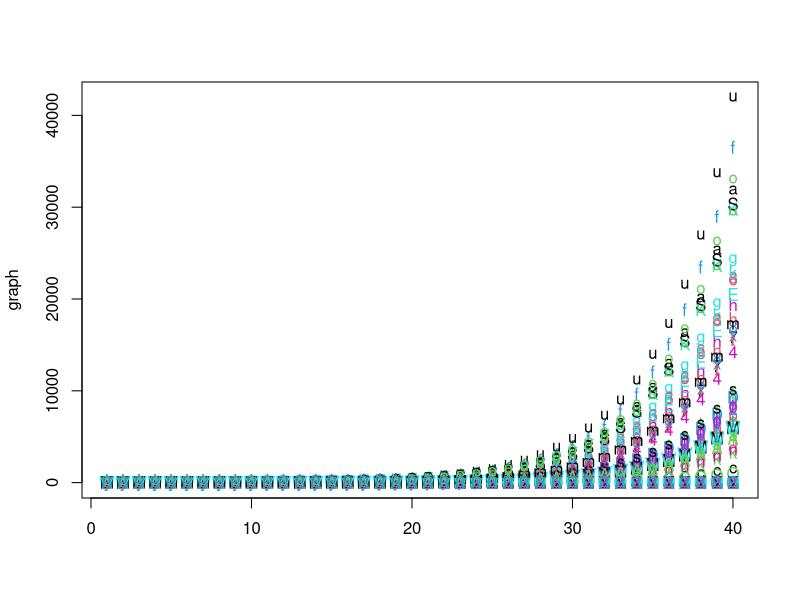
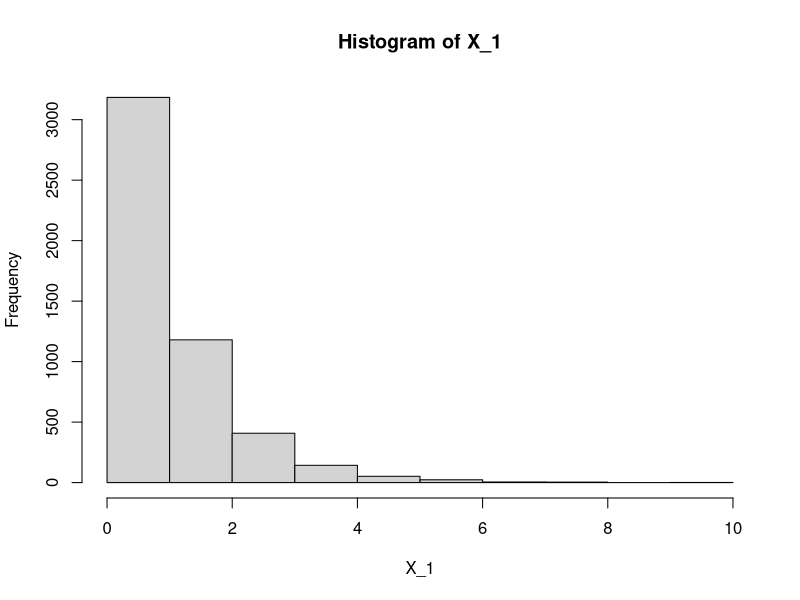
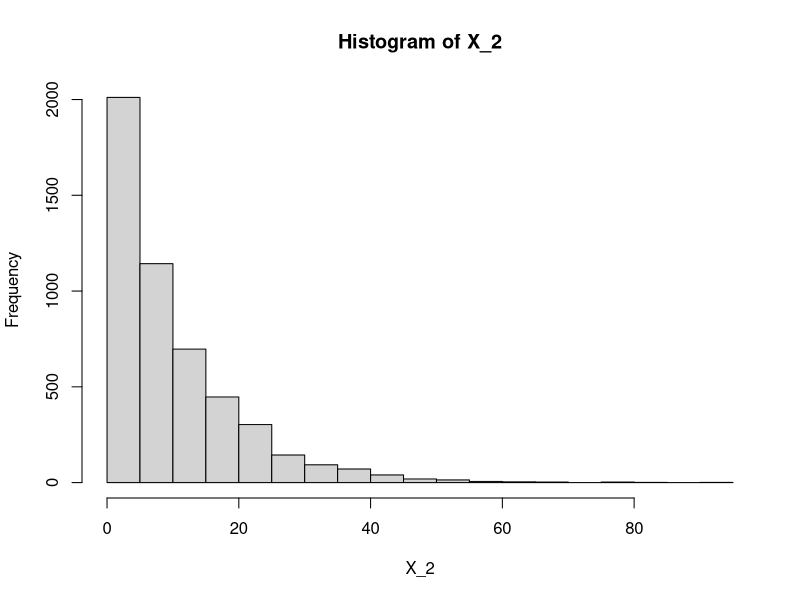
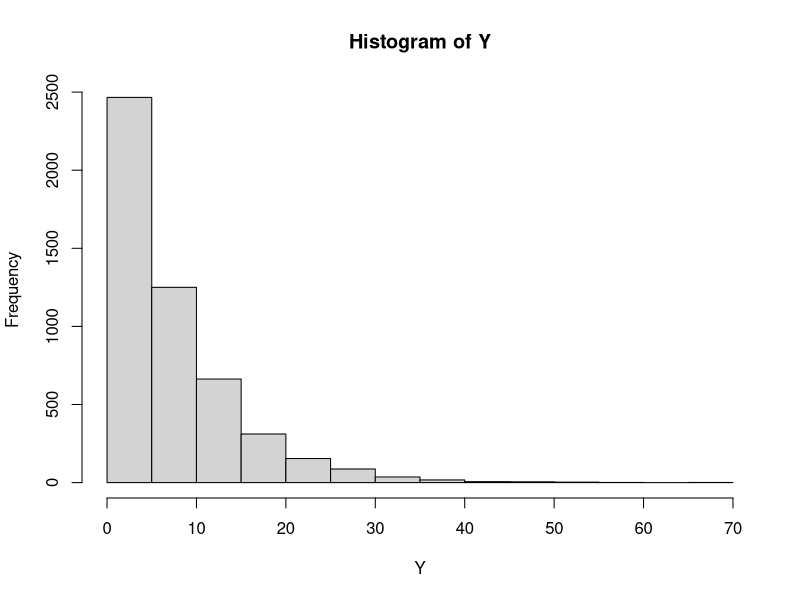
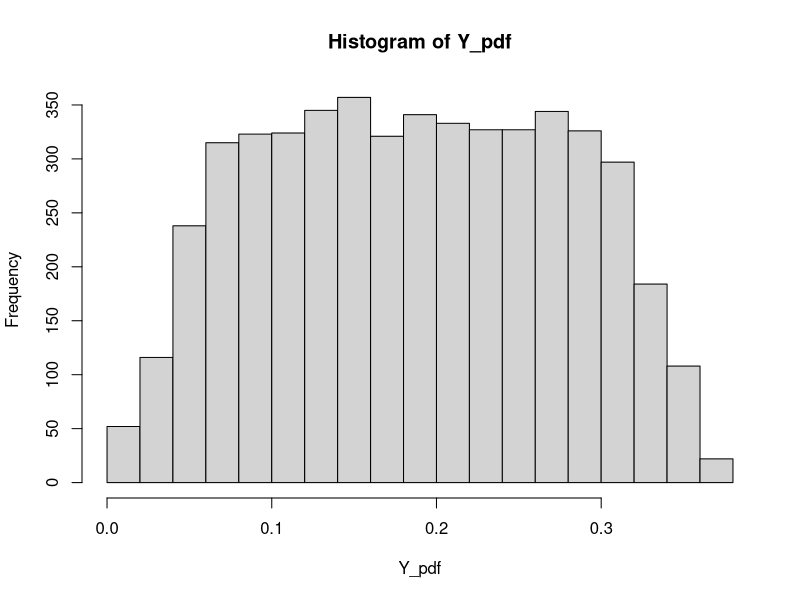
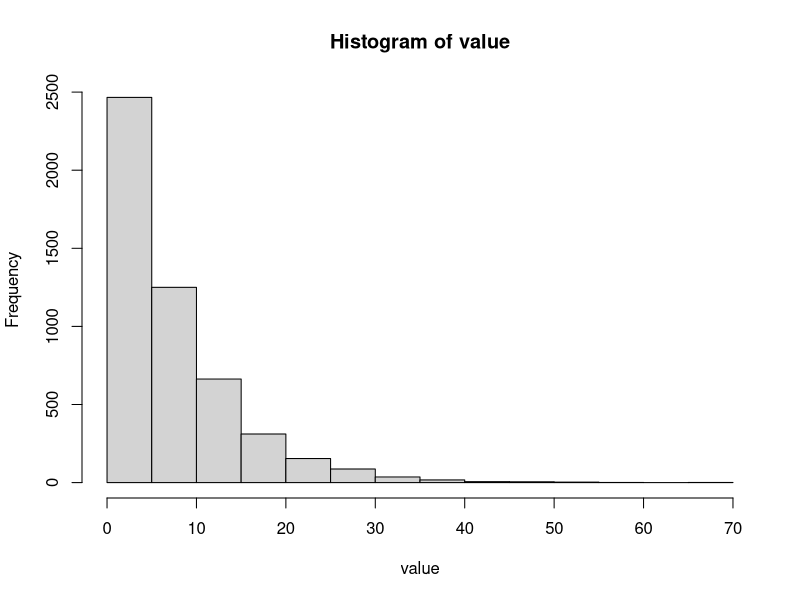
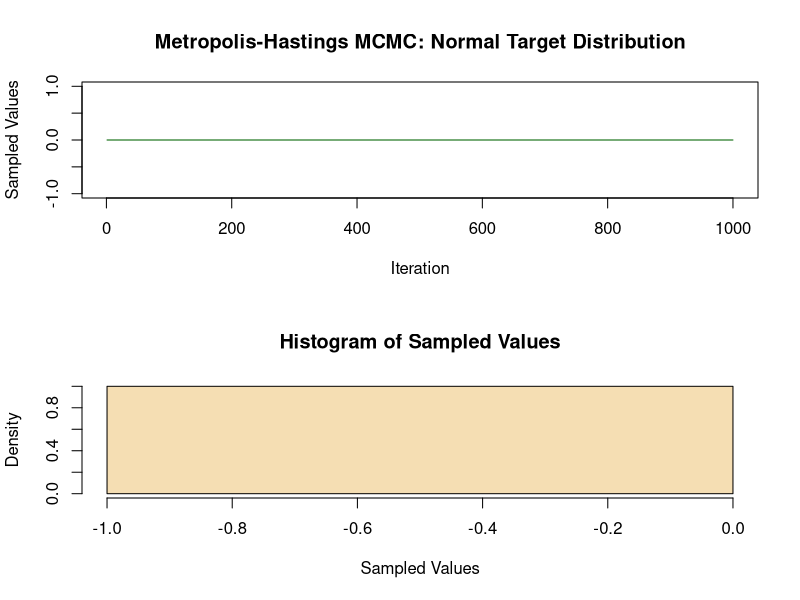

Recreate these plots in R, in order. (Note: this script raises an error after producing the figures.)
#Midterm  -- Adarsh Kesireddy

#Problem 2 
branchingProcess <- function(number_of_generations, n, p){
  # negativie chances
  q = 1-p;
  
  #Create matrix
  X = c(1, rep(0,number_of_generations-1));
  
  #
  for(i in 2:number_of_generations){
    X[i]=sum(rbinom(X[i-1],n,p));
  }
  
  return(X);
}

branchingProcess(40,5,0.25)
graph <- replicate(100, branchingProcess(40,5,0.25))
matplot(graph)
colSums(graph)
mean(colSums(graph))
summary(graph)
sapply(graph,mean)
mean(graph)

#Problem 3 
hyperexpo <- function(number_of_samples,p_1,p_2,lambda_1,lambda_2){
  #X_1 with lambda_1
  X_1 = rexp(number_of_samples,lambda_1);
  hist(X_1);
  #X_2 with lambda_2
  X_2 = rexp(number_of_samples,lambda_2);
  hist(X_2);
  #equation
  Y = p_1*X_1 + p_2*X_2;
  hist(Y)
  #pdf of exponential distribution lambda*exp(-lambda*x)
  pdf_X_1 = lambda_1*exp((-lambda_1)*X_1);
  pdf_X_2 = lambda_2*exp((-lambda_2)*X_2);
  #hist(pdf_X_1);
  #hist(pdf_X_2);
  Y_pdf = p_1*pdf_X_1+p_2*pdf_X_2;
  hist(Y_pdf);
  return(Y);
}

value <-hyperexpo(5000,0.3,0.7,1,0.1)
hist(value)

#problem 4
MH_norm <- function(n, alpha,Y) 
{
  samples <- vector("numeric", n)
  x <- 0
  #x <- 10  # What happens if your initial value is far from the true distribution?
  samples[1] <- x
  for (i in 2:n) {
    innov <- Y
    proposal <- x + innov
    aprob <- min(1, dnorm(proposal,0,1)/dnorm(x,0,1))
    u <- runif(1)
    if (u < aprob){
      x <- proposal
    } 
    samples[i] <- x
  }
  samples
}


# Run the MH function above
run1 <- MH_norm(1000,1,value)

# Plot samples as a time series (partition the plot window into 2 panels)
par(mfrow=c(2,1))
plot(ts(run1), xlab="Iteration", ylab="Sampled Values", col="darkgreen",
     main="Metropolis-Hastings MCMC: Normal Target Distribution")

# Plot a histogram of sampled values
hist(run1, breaks=30, freq=FALSE, col="wheat", main="Histogram of Sampled Values", xlab="Sampled Values")
par(mfrow=c(1,1))


#Trying out
MH_norm <- function(n, alpha) 
{
  samples <- vector("numeric", n)
  x <- 0
  #x <- 10  # What happens if your initial value is far from the true distribution?
  samples[1] <- x
  for (i in 2:n) {
    innov <- runif(1, -alpha, alpha)
    proposal <- x + innov
    aprob <- min(1, dnorm(proposal,0,1)/dnorm(x,0,1))
    u <- runif(1)
    if (u < aprob){
      x <- proposal
    } 
    samples[i] <- x
  }
  samples
}


# Run the MH function above
run1 <- MH_norm(50000,1)

# Plot samples as a time series (partition the plot window into 2 panels)
par(mfrow=c(2,1))
par(mar = c(1,1))
plot(ts(run1), xlab="Iteration", ylab="Sampled Values", col="darkgreen",
     main="Metropolis-Hastings MCMC: Normal Target Distribution")

# Plot a histogram of sampled values
hist(run1, breaks=30, freq=FALSE, col="wheat", main="Histogram of Sampled Values", xlab="Sampled Values")
par(mfrow=c(1,1))